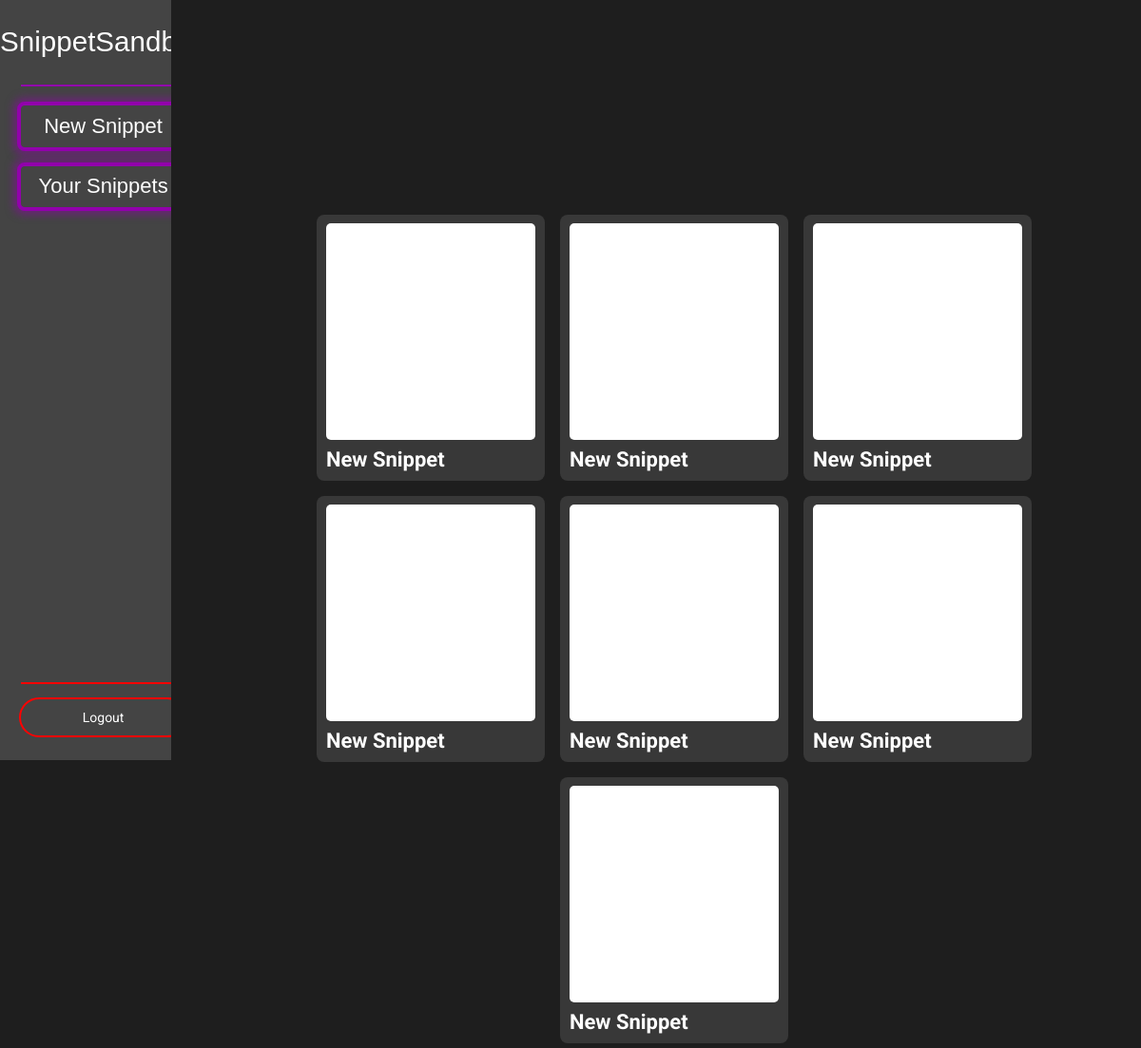
Screenshot of /Potato/snippets (signed in) with the database file from the repository.
### app.py (models this page shows)
class Snippet(db.Model):
    id = db.Column(db.Integer, primary_key=True, nullable=False, unique=True)
    name = db.Column(db.String(25), nullable=False)
    html = db.Column(db.Text, default="")
    css = db.Column(db.Text, default="")
    js = db.Column(db.Text, default="")
    author_id = db.Column(db.Integer, db.ForeignKey('user.id'), nullable=False)

### app.py (the view)
@app.route('/<username>/snippets')
def user_snippets(username):
    return render_template('user_snippets.html', snippets=Snippet.query.filter_by(author_id=User.query.filter_by(username=session['user']).first().id).all())

### templates/user_snippets.html (shortened to what this page needs)
{% extends 'base.html' %}
{% block head %}
<link rel="stylesheet" href="{{ url_for('static', filename='css/user_snippets.css') }}">
{% endblock %}
{% block body %}
<div class="utils-bar">
</div>
<div class="snippets">
    {% for snippet in snippets %}
        <div class="snippet" onclick="window.location.href = '/snippet/{{ snippet.id }}'">
            <iframe class="snippet__thumbnail" src="data:text/html, <html>
                <head>
                  <meta charset='UTF-8' />
                  <title>Snippet</title>
                  <style>body{background:white;}{{ snippet.css }}</style>
                </head>
                <body>
                  {{ snippet.html }}
                </body>
                <script>{{ snippet.js }}</script
              </html>"></iframe>
            <div class="snippet__name">{{ snippet.name }}</div>
        </div>
    {% endfor %}
</div>
{% endblock %}

### static/css/base.css (style rules this page uses)
*, *::before, *::after { box-sizing: border-box; }
:root { --dark-800: 30, 30, 30; --dark-600: 68, 68, 68; --primary-200: 146, 0, 172; --primary-400: 138, 14, 160; --primary-600: 109, 0, 128; --primary-800: 88, 1, 104; }
body { margin: 0; background: rgb(var(--dark-800)); overflow-x: hidden; display: grid; grid-template-columns: 1fr 4.5fr; grid-template-rows: 1fr; }

### static/css/user_snippets.css (style rules this page uses)
.snippets { display: flex; justify-content: center; flex-wrap: wrap; gap: 1em; padding: 5px 0; }
.snippet { cursor: pointer; margin: 0; padding: 1%; border-radius: 1vh; width: 20vw; aspect-ratio: 6 / 7; background: rgb(var(--dark-600), 0.7); display: grid; grid-template-rows: 7fr 1fr; transition: transform 125ms linear; }
.snippet__thumbnail { border: none; width: 100%; height: 100%; border-radius: 5px; }
.snippet__name { color: white; font-family: Roboto; display: flex; align-items: flex-end; font-size: 2.75vh; font-weight: bold; }

### rows the page displays
Snippet: name "New Snippet"
Snippet: name "New Snippet"
Snippet: name "New Snippet"
Snippet: name "New Snippet"
Snippet: name "New Snippet"
Snippet: name "New Snippet"
Snippet: name "New Snippet"
